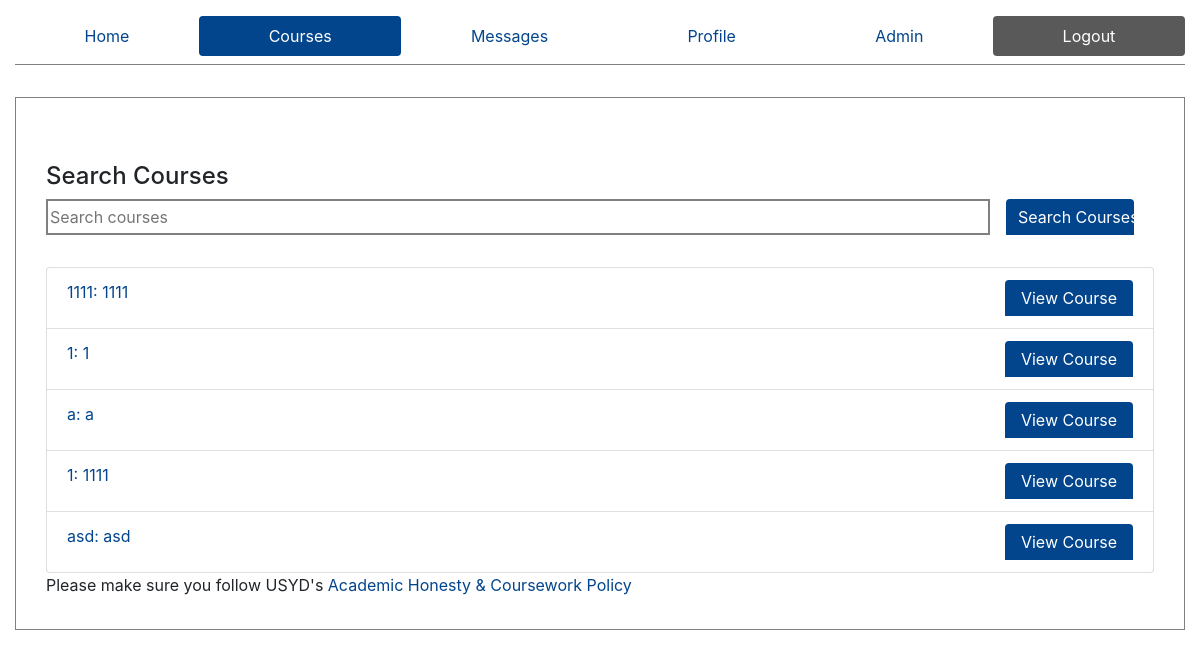
The app's page /courses/ (signed in) with its own data.
### ed/models.py (models this page shows)
class Course(models.Model):
    courseCode = models.CharField(max_length=20, default="Course Code")
    courseName = models.CharField(max_length=50, default="CourseName")
    members = models.ManyToManyField(Profile, through="MemberShip", through_fields=("course", "person"))

### ed/views.py (the view)
# urls.py: path('courses/', views.CourseList, name="All Courses"),
def CourseList(request):
    queryset = Course.objects.all()
    is_admin = False
    p = Profile.objects.get(user=request.user)
    if p.is_admin:
        is_admin = True
    context = {
        'active': 'courses',
        'courses': queryset.all(),
        'is_admin': is_admin
    }
    return render(request, 'courses.html', context=context)

### templates/courses.html (shortened to what this page needs)
{% extends "core.html" %}
{% block content %}
 <div class="container-fluid" style="margin-bottom: 2rem; margin-top: 3rem">
    <h4>Search Courses</h4>
    <div class="row">
        <div class="col-12">
        <form action="/courses/search" method="post" style="display: flex; justify-content: center">
            <div class="search-box" style="display: flex; width:100%; border: 1px solid gray;">
                <input id="search" name="search" type="text" placeholder="Search courses" style=" width:100%" role='search' aria-label="Search Courses">
            </div>
            <input type="submit" value="Search Courses" style="width: 8rem; margin-left: 1rem; margin-right: 1.25rem" class="btn btn-primary">
        </form>
        </div>
    </div>
</div>
<div class="container-fluid">
    {% if courses %}
        <ul class="list-group">
        {% for course in courses %}
            <li class="list-group-item" style="display: flex">
                <a href="{{course.courseCode}}">{{course.courseCode}}: {{course.courseName}}</a>
                <div class="ctas" style="margin-left: auto">
                    <a class="btn btn-primary" style="width:8rem" href="/courses/{{course.courseCode}}">
                        View Course
                    </a>
                </div>
            </li>
        {% endfor %}
        </ul>
    {% else %}
        <p>Couldn't find any courses.. try again</p>
    {% endif %}
{% endblock %}

### ed/static/styles.css (style rules this page uses)
input { border: 1px solid gray; }
.btn-primary { border: unset; border: 0.25rem !important; border-top-left-radius: 0.25rem !important; border-bottom-left-radius: 0 !important; border-bottom-right-radius: 0 !important; }

### records on screen
Course: courseCode "1111", courseName "1111"
Course: courseCode "1", courseName "1"
Course: courseCode "a", courseName "a"
Course: courseCode "1", courseName "1111"
Course: courseCode "asd", courseName "asd"
